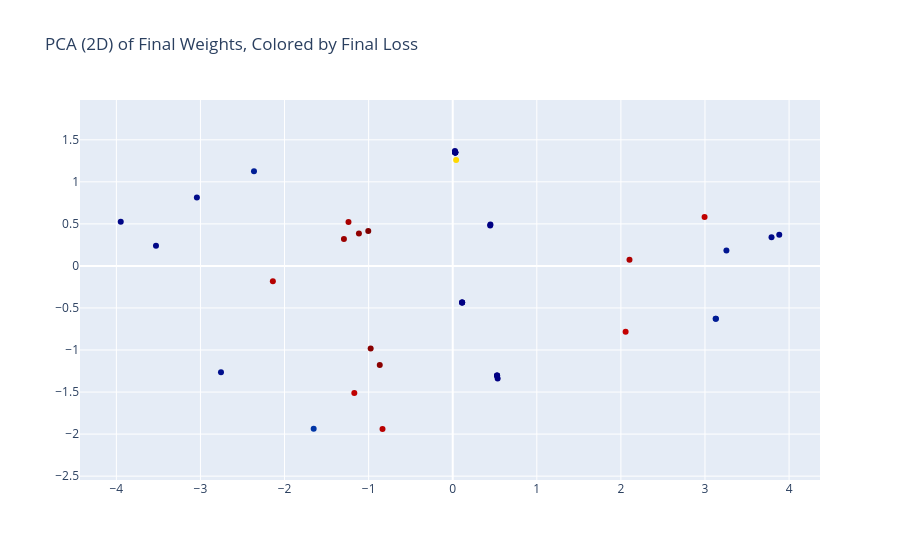

The cell this chart's notebook holds for it:
### Markdown cell above
### PCA on flattened weight vectors

Each run's `(fc1, fc2)` weights, flattened into a single vector, projected
to 2D and 3D via PCA, colored by that run's final loss.

- Cluster around the origin: most networks converge to similar weights.
- Dark points: low final loss (network learned well).
- Light/red points: higher final loss (network failed), these still tend
  to land inside the main cluster, i.e. failed runs are not weight-space
  outliers.

### Code cell
pca_2d = PCA(n_components=2)
projected_2d = pca_2d.fit_transform(weights_finish)
plot_data(projected_2d.T, loss_finish, title="PCA (2D) of Final Weights, Colored by Final Loss")

### Figure 1 — Plotly figure (JSON) as saved in the notebook; plotly's stock layout.template omitted (floating-point values rounded to 4 significant figures)
{"data": [{"hoverinfo": "text", "marker": {"color": [0.001216, 0.000414, 1.101e-10, 0.000659, 0.0002853, 4.811e-10, 8.452e-06, 0.0002588, 3.579e-09, 0.001213, 4.364e-10, 0.01163, 0.002324, 1.451e-07, 0.01175, 7.473e-10, 3.165e-07, 2.793e-06, 0.01175, 0.01211, 0.0005325, 1.224e-14, 0.01254, 0.01198, 0.0129, 9.39e-06, 0.001304, 0.01293, 2.48e-11, 1.098e-10, 0.0009344, 6.821e-08, 7.713e-12, 0.01224, 5.421e-12, 0.0004543, 0.01275, 0.01312, 0.008267, 0.01189], "colorscale": [[0, "rgb(0,0,131)"], [0.2, "rgb(0,60,170)"], [0.4, "rgb(5,255,255)"], [0.6, "rgb(255,255,0)"], [0.8, "rgb(250,0,0)"], [1, "rgb(128,0,0)"]], "opacity": 1, "size": 6}, "mode": "markers", "text": ["Color: 0.001", "Color: 0.000", "Color: 0.000", "Color: 0.001", "Color: 0.000", "Color: 0.000", "Color: 0.000", "Color: 0.000", "Color: 0.000", "Color: 0.001", "Color: 0.000", "Color: 0.012", "Color: 0.002", "Color: 0.000", "Color: 0.012", "Color: 0.000", "Color: 0.000", "Color: 0.000", "Color: 0.012", "Color: 0.012", "Color: 0.001", "Color: 0.000", "Color: 0.013", "Color: 0.012", "Color: 0.013", "Color: 0.000", "Color: 0.001", "Color: 0.013", "Color: 0.000", "Color: 0.000", "Color: 0.001", "Color: 0.000", "Color: 0.000", "Color: 0.012", "Color: 0.000", "Color: 0.000", "Color: 0.013", "Color: 0.013", "Color: 0.008", "Color: 0.012"], "type": "scatter", "x": [3.13, 3.883, 0.03018, -2.756, -3.529, 0.1119, 0.4483, -3.948, 0.03021, 3.127, 0.4456, 2.056, -1.653, 0.02928, 2.995, 0.5274, 0.02883, 0.02613, -1.17, 2.102, -3.043, 0.03021, -1.294, -2.139, -0.8676, 0.5344, -2.363, -0.9757, 0.0302, 0.1119, 3.255, 0.5278, 0.1119, -1.239, 0.5273, 3.791, -1.115, -1.004, 0.0407, -0.8349], "y": [-0.629, 0.3696, 1.348, -1.266, 0.2389, -0.4352, 0.4932, 0.5264, 1.348, -0.6286, 0.4806, -0.7839, -1.938, 1.352, 0.583, -1.303, 1.354, 1.367, -1.511, 0.07314, 0.8151, 1.348, 0.3204, -0.1833, -1.179, -1.34, 1.125, -0.9806, 1.348, -0.4351, 0.1822, -1.305, -0.435, 0.5214, -1.302, 0.3412, 0.3847, 0.4151, 1.259, -1.939]}], "layout": {"title": {"text": "PCA (2D) of Final Weights, Colored by Final Loss"}, "xaxis": {"scaleanchor": "y"}, "yaxis": {"scaleanchor": "x"}}}
